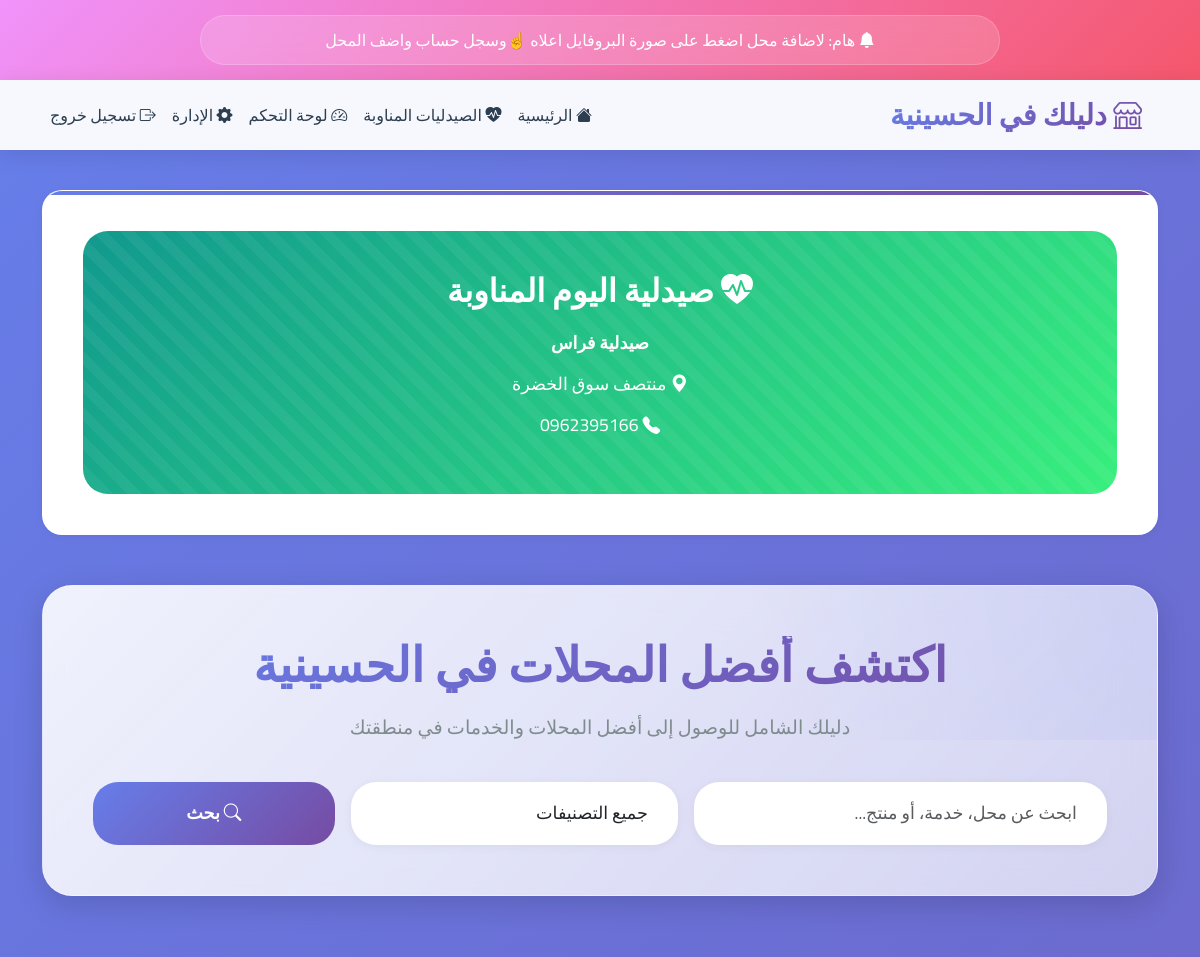
Page / (signed in, upper part) on the earlier database version.
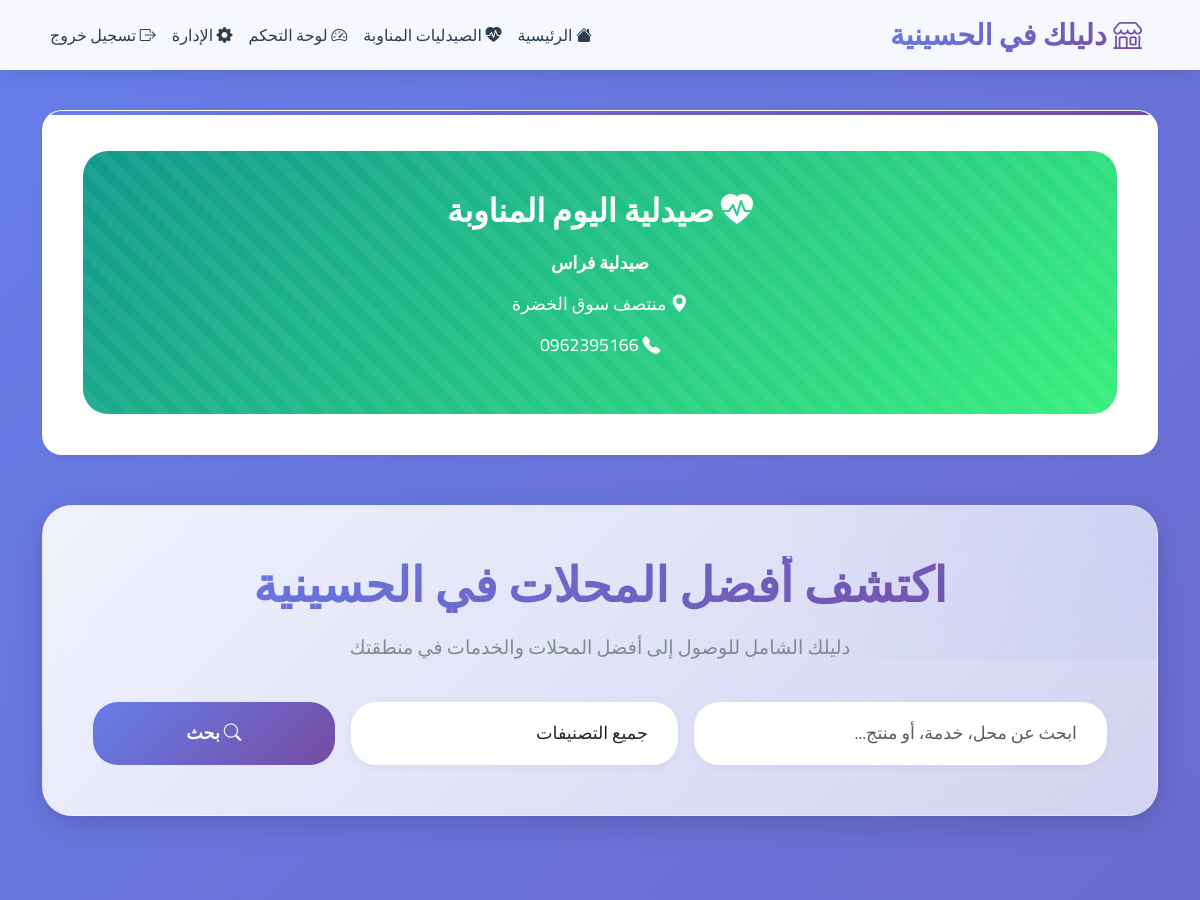
Same page on the later database version.
### tables this page shows
CREATE TABLE notifications (
            id INTEGER PRIMARY KEY AUTOINCREMENT,
            title TEXT NOT NULL,
            message TEXT NOT NULL,
            type TEXT,
            is_active BOOLEAN DEFAULT 1,
            created_at TIMESTAMP DEFAULT CURRENT_TIMESTAMP,
            expires_at TIMESTAMP
        );

### app.py (the view)
@app.route('/')
def index():
    if 'user_id' not in session:
        flash('يجب تسجيل الدخول لمشاهدة المحتوى', 'warning')
        return redirect(url_for('login'))
    conn = sqlite3.connect('hussainiya_stores.db')
    cursor = conn.cursor()
    settings = get_site_settings()
    latest_stores = []
    popular_stores = []
    top_rated_stores = []
    featured_stores = []
    if settings.get('show_latest_stores', '1') == '1':
        limit = int(settings.get('latest_stores_count', '6'))
        cursor.execute('''
            SELECT s.*, c.name as category_name
            FROM stores s
            LEFT JOIN categories c ON s.category_id = c.id
            WHERE s.is_approved = 1
            ORDER BY s.created_at DESC
            LIMIT ?
        ''', (limit,))
        latest_stores = cursor.fetchall()
    if settings.get('show_most_searched_stores', '1') == '1':
        limit = int(settings.get('most_searched_stores_count', '6'))
        cursor.execute('''
            SELECT s.*, c.name as category_name
            FROM stores s
            LEFT JOIN categories c ON s.category_id = c.id
            WHERE s.is_approved = 1 AND s.search_count > 0
            ORDER BY s.search_count DESC
            LIMIT ?
        ''', (limit,))
        popular_stores = cursor.fetchall()
    if settings.get('show_top_rated_stores', '1') == '1':
        limit = int(settings.get('top_rated_stores_count', '6'))
        cursor.execute('''
            SELECT s.*, c.name as category_name, COUNT(r.id) as ratings_count
            FROM stores s
            LEFT JOIN categories c ON s.category_id = c.id
            LEFT JOIN ratings r ON s.id = r.store_id
            WHERE s.is_approved = 1 AND s.rating_avg > 0
            GROUP BY s.id
            ORDER BY COUNT(r.id) DESC, s.rating_avg DESC
            LIMIT ?
        ''', (limit,))
        top_rated_stores = cursor.fetchall()
    if settings.get('show_featured_stores', '1') == '1':
        limit = int(settings.get('featured_stores_count', '4'))
        cursor.execute('''
            SELECT s.*, c.name as category_name
            FROM stores s
            LEFT JOIN categories c ON s.category_id = c.id
            WHERE s.is_approved = 1 AND s.rating_avg >= 4.0
            ORDER BY s.rating_avg DESC, s.search_count DESC
            LIMIT ?
        ''', (limit,))
        featured_stores = cursor.fetchall()
    categories_grid = []
    if settings.get('show_categories_grid', '1') == '1':
        limit = int(settings.get('categories_grid_count', '8'))
        cursor.execute('SELECT * FROM categories LIMIT ?', (limit,))
        categories_grid = cursor.fetchall()
    cursor.execute('SELECT * FROM categories ORDER BY name')
    all_categories = cursor.fetchall()
    conn.close()
    return render_template('index.html',
                         latest_stores=latest_stores,
                         popular_stores=popular_stores,
                         top_rated_stores=top_rated_stores,
                         featured_stores=featured_stores,
                         categories=categories_grid,
                         all_categories=all_categories,
                         site_settings=settings)

### templates/index.html (shortened to what the changed rows need)
<!DOCTYPE html>
<html lang="ar" dir="rtl">
<head>
    <link href="https://cdn.jsdelivr.net/npm/bootstrap@5.3.0/dist/css/bootstrap.min.css" rel="stylesheet">
    <link href="https://cdn.jsdelivr.net/npm/bootstrap-icons@1.10.0/font/bootstrap-icons.css" rel="stylesheet">
</head>
<body>
    {% if notifications %}
    <div class="notification-bar" id="notificationBar">
        <div class="notification-carousel">
            {% for notification in notifications %}
            <div class="notification-item {% if loop.first %}active{% endif %}" data-index="{{ loop.index0 }}">
                <i class="bi bi-bell-fill"></i> {{ notification[1] }}: {{ notification[2] }}
            </div>
            {% endfor %}
        </div>
    </div>
    {% endif %}
    <div class="container">
        {% if today_pharmacies and site_settings.get('show_pharmacy_ticker', '1') == '1' %}
        <div class="modern-card slide-up">
            <div class="pharmacy-highlight">
                {% if today_pharmacies|length > 1 %}
                <h2 class="pharmacy-title">
                    <i class="bi bi-heart-pulse-fill"></i> الصيدليات المناوبة اليوم ({{ today_pharmacies|length }} صيدليات)
                </h2>
                <div class="pharmacy-carousel" id="mainPharmacyCarousel">
                    <div class="carousel-container-main">
                        {% for pharmacy in today_pharmacies %}
                        <div class="pharmacy-content {% if loop.first %}active{% endif %}">
                            <div class="pharmacy-number">{{ loop.index }}/{{ today_pharmacies|length }}</div>
                            <div class="pharmacy-info">
                                <strong>{{ pharmacy[1] }}</strong>
                            </div>
                            <div class="pharmacy-info">
                                <i class="bi bi-geo-alt-fill"></i> {{ pharmacy[2] }}
                            </div>
                            <div class="pharmacy-info">
                                <i class="bi bi-telephone-fill"></i> {{ pharmacy[3] }}
                            </div>
                        </div>
                        {% endfor %}
                    </div>
                    <div class="pharmacy-controls">
                        <button class="pharmacy-btn prev" onclick="previousMainPharmacy()">
                            <i class="bi bi-chevron-right"></i>
                        </button>
                        <div class="pharmacy-indicators">
                            {% for pharmacy in today_pharmacies %}
                            <span class="pharmacy-indicator {% if loop.first %}active{% endif %}" onclick="showMainPharmacy({{ loop.index0 }})"></span>
                            {% endfor %}
                        </div>
                        <button class="pharmacy-btn next" onclick="nextMainPharmacy()">
                            <i class="bi bi-chevron-left"></i>
                        </button>
                    </div>
                </div>
                {% else %}
                <h2 class="pharmacy-title">
                    <i class="bi bi-heart-pulse-fill"></i> صيدلية اليوم المناوبة
                </h2>
                {% endif %}
            </div>
        </div>
        {% endif %}
        <div class="hero-search fade-in">
            <h1 class="hero-title">اكتشف أفضل المحلات في الحسينية</h1>
        </div>
    </div>
</body>
</html>

Differences in the rows shown:
removed notifications: title "هام", message "لاضافة محل اضغط على صورة البروفايل اعلاه ☝️وسجل حساب واضف المحل"
